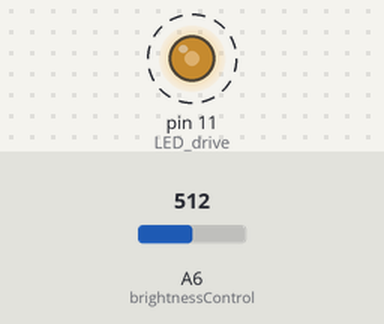
The sketch below on a simulated Arduino Nano, built with avr-gcc and run on an emulated ATmega328P. Parts: output pins drawn as LEDs (lit = HIGH). Dashed ring = blinking. The inputs (shaded band) are chosen by the test bench; at power-on: A6 (brightnessControl) = 512. What the sketch prints to the serial monitor is not drawn.

Above: at 1.25 s.
1.3 s: A6 (brightnessControl) set to 716
4.3 s: A6 (brightnessControl) set to 900
7.3 s: A6 (brightnessControl) set to 511
10.3 s: A6 (brightnessControl) set to 122
Timing chart, 0 to 14.3 s (numbered marks = the images above; inputs shaded):
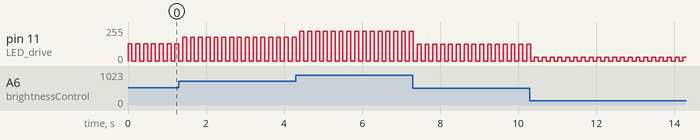

The sketch:

FSX_dimmer.ino
```cpp
/* FSX_Dimmer
 *  1. FS reads dimmer pot over RS485
 *  2. FS commands LED dimming setting
 *  NOTE: FS also sends dimming commands to Clock (non-current controled
 *  devices
*/

#define LED_drive 11
#define brightnessControl A6
#define version 1.0

byte brightness = 50;

// the setup function runs once when you press reset or power the board
void setup() {
  Serial.begin(9600);
  pinMode(LED_drive, OUTPUT);
  pinMode(brightnessControl, INPUT);
  HelloWorld();
}

// the loop function runs over and over again forever
void loop() {
  brightness = analogRead(brightnessControl) / 4;
  analogWrite(LED_drive, brightness);
  delay(100);              // wait for a second
  analogWrite(LED_drive, 0);
  delay(100);              // wait for a second
  Serial.println(brightness);
}


int HelloWorld() {
  Serial.print("Version: ");
  Serial.println(version);
  return(10);
}
```

Measured:
- by itself, pin 11 (LED_drive): alternates 30/255 for 0.10 s and 0/255 for 0.10 s
